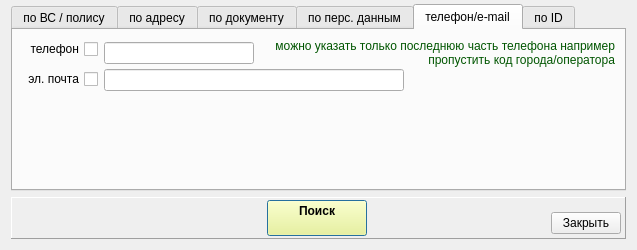
<?xml version="1.0" encoding="UTF-8"?>
<ui version="4.0">
 <class>finder_wnd</class>
 <widget class="QDialog" name="finder_wnd">
  <property name="geometry">
   <rect>
    <x>0</x>
    <y>0</y>
    <width>637</width>
    <height>250</height>
   </rect>
  </property>
  <property name="minimumSize">
   <size>
    <width>0</width>
    <height>250</height>
   </size>
  </property>
  <property name="windowTitle">
   <string>Поиск застрахованных</string>
  </property>
  <layout class="QVBoxLayout" name="verticalLayout" stretch="0,0">
   <property name="topMargin">
    <number>4</number>
   </property>
   <item>
    <widget class="QTabWidget" name="tabWidget">
     <property name="currentIndex">
      <number>4</number>
     </property>
     <widget class="QWidget" name="tab">
      <attribute name="title">
       <string>по ВС / полису</string>
      </attribute>
      <layout class="QFormLayout" name="formLayout">
       <property name="labelAlignment">
        <set>Qt::AlignRight|Qt::AlignTrailing|Qt::AlignVCenter</set>
       </property>
       <property name="formAlignment">
        <set>Qt::AlignRight|Qt::AlignTop|Qt::AlignTrailing</set>
       </property>
       <property name="verticalSpacing">
        <number>2</number>
       </property>
       <item row="0" column="0">
        <widget class="QCheckBox" name="ch_vs_num">
         <property name="layoutDirection">
          <enum>Qt::RightToLeft</enum>
         </property>
         <property name="text">
          <string>№ ВС</string>
         </property>
        </widget>
       </item>
       <item row="0" column="1">
        <widget class="QLineEdit" name="line_vs_num">
         <property name="maximumSize">
          <size>
           <width>100</width>
           <height>16777215</height>
          </size>
         </property>
        </widget>
       </item>
       <item row="1" column="0">
        <widget class="QCheckBox" name="ch_polis">
         <property name="layoutDirection">
          <enum>Qt::RightToLeft</enum>
         </property>
         <property name="text">
          <string>полис</string>
         </property>
        </widget>
       </item>
       <item row="1" column="1">
        <layout class="QHBoxLayout" name="horizontalLayout_4">
         <item>
          <widget class="QLineEdit" name="line_pol_ser">
           <property name="maximumSize">
            <size>
             <width>60</width>
             <height>16777215</height>
            </size>
           </property>
          </widget>
         </item>
         <item>
          <widget class="QLabel" name="label">
           <property name="text">
            <string>  №</string>
           </property>
          </widget>
         </item>
         <item>
          <widget class="QLineEdit" name="line_pol_num">
           <property name="maximumSize">
            <size>
             <width>120</width>
             <height>16777215</height>
            </size>
           </property>
          </widget>
         </item>
         <item>
          <spacer name="horizontalSpacer_3">
           <property name="orientation">
            <enum>Qt::Horizontal</enum>
           </property>
           <property name="sizeHint" stdset="0">
            <size>
             <width>40</width>
             <height>20</height>
            </size>
           </property>
          </spacer>
         </item>
        </layout>
       </item>
       <item row="2" column="0">
        <widget class="QCheckBox" name="ch_enp">
         <property name="layoutDirection">
          <enum>Qt::RightToLeft</enum>
         </property>
         <property name="text">
          <string>ЕНП</string>
         </property>
        </widget>
       </item>
       <item row="2" column="1">
        <widget class="QLineEdit" name="line_enp">
         <property name="maximumSize">
          <size>
           <width>150</width>
           <height>16777215</height>
          </size>
         </property>
        </widget>
       </item>
      </layout>
     </widget>
     <widget class="QWidget" name="tab_2">
      <attribute name="title">
       <string>по адресу</string>
      </attribute>
      <layout class="QFormLayout" name="formLayout_2">
       <property name="labelAlignment">
        <set>Qt::AlignRight|Qt::AlignTrailing|Qt::AlignVCenter</set>
       </property>
       <property name="verticalSpacing">
        <number>2</number>
       </property>
       <item row="1" column="0">
        <widget class="QLabel" name="lab_subj">
         <property name="font">
          <font>
           <weight>50</weight>
           <bold>false</bold>
          </font>
         </property>
         <property name="text">
          <string>регион :</string>
         </property>
         <property name="alignment">
          <set>Qt::AlignRight|Qt::AlignTrailing|Qt::AlignVCenter</set>
         </property>
        </widget>
       </item>
       <item row="1" column="1">
        <widget class="QComboBox" name="combo_subj">
         <property name="font">
          <font>
           <weight>50</weight>
           <bold>false</bold>
          </font>
         </property>
         <property name="editable">
          <bool>true</bool>
         </property>
         <property name="maxVisibleItems">
          <number>40</number>
         </property>
         <property name="insertPolicy">
          <enum>QComboBox::NoInsert</enum>
         </property>
        </widget>
       </item>
       <item row="2" column="0">
        <widget class="QLabel" name="lab_dstr">
         <property name="font">
          <font>
           <weight>50</weight>
           <bold>false</bold>
          </font>
         </property>
         <property name="text">
          <string>район :</string>
         </property>
         <property name="alignment">
          <set>Qt::AlignRight|Qt::AlignTrailing|Qt::AlignVCenter</set>
         </property>
        </widget>
       </item>
       <item row="2" column="1">
        <widget class="QComboBox" name="combo_dstr">
         <property name="font">
          <font>
           <weight>50</weight>
           <bold>false</bold>
          </font>
         </property>
         <property name="editable">
          <bool>true</bool>
         </property>
         <property name="maxVisibleItems">
          <number>40</number>
         </property>
         <property name="insertPolicy">
          <enum>QComboBox::NoInsert</enum>
         </property>
        </widget>
       </item>
       <item row="3" column="0">
        <widget class="QLabel" name="lab_city">
         <property name="font">
          <font>
           <weight>50</weight>
           <bold>false</bold>
          </font>
         </property>
         <property name="text">
          <string>город :</string>
         </property>
         <property name="alignment">
          <set>Qt::AlignRight|Qt::AlignTrailing|Qt::AlignVCenter</set>
         </property>
        </widget>
       </item>
       <item row="3" column="1">
        <widget class="QComboBox" name="combo_city">
         <property name="font">
          <font>
           <weight>50</weight>
           <bold>false</bold>
          </font>
         </property>
         <property name="editable">
          <bool>true</bool>
         </property>
         <property name="maxVisibleItems">
          <number>40</number>
         </property>
         <property name="insertPolicy">
          <enum>QComboBox::NoInsert</enum>
         </property>
        </widget>
       </item>
       <item row="4" column="0">
        <widget class="QLabel" name="lab_nasp">
         <property name="font">
          <font>
           <weight>50</weight>
           <bold>false</bold>
          </font>
         </property>
         <property name="text">
          <string>  нас.пункт :</string>
         </property>
         <property name="alignment">
          <set>Qt::AlignRight|Qt::AlignTrailing|Qt::AlignVCenter</set>
         </property>
        </widget>
       </item>
       <item row="4" column="1">
        <widget class="QComboBox" name="combo_nasp">
         <property name="font">
          <font>
           <weight>50</weight>
           <bold>false</bold>
          </font>
         </property>
         <property name="editable">
          <bool>true</bool>
         </property>
         <property name="maxVisibleItems">
          <number>40</number>
         </property>
         <property name="insertPolicy">
          <enum>QComboBox::NoInsert</enum>
         </property>
        </widget>
       </item>
       <item row="5" column="0">
        <widget class="QLabel" name="lab_strt">
         <property name="font">
          <font>
           <weight>50</weight>
           <bold>false</bold>
          </font>
         </property>
         <property name="text">
          <string>улица :</string>
         </property>
         <property name="alignment">
          <set>Qt::AlignRight|Qt::AlignTrailing|Qt::AlignVCenter</set>
         </property>
        </widget>
       </item>
       <item row="5" column="1">
        <widget class="QComboBox" name="combo_strt">
         <property name="font">
          <font>
           <weight>50</weight>
           <bold>false</bold>
          </font>
         </property>
         <property name="editable">
          <bool>true</bool>
         </property>
         <property name="maxVisibleItems">
          <number>40</number>
         </property>
         <property name="maxCount">
          <number>100000</number>
         </property>
         <property name="insertPolicy">
          <enum>QComboBox::NoInsert</enum>
         </property>
        </widget>
       </item>
       <item row="0" column="1">
        <layout class="QHBoxLayout" name="horizontalLayout_2">
         <property name="leftMargin">
          <number>2</number>
         </property>
         <property name="topMargin">
          <number>2</number>
         </property>
         <property name="rightMargin">
          <number>2</number>
         </property>
         <property name="bottomMargin">
          <number>2</number>
         </property>
         <item>
          <widget class="QCheckBox" name="ch_addr_reg">
           <property name="text">
            <string>адрес регистрации   </string>
           </property>
           <property name="checked">
            <bool>true</bool>
           </property>
          </widget>
         </item>
         <item>
          <widget class="QLabel" name="lab_dstr_2">
           <property name="font">
            <font>
             <pointsize>10</pointsize>
             <weight>75</weight>
             <bold>true</bold>
            </font>
           </property>
           <property name="text">
            <string>И   </string>
           </property>
           <property name="alignment">
            <set>Qt::AlignRight|Qt::AlignTrailing|Qt::AlignVCenter</set>
           </property>
          </widget>
         </item>
         <item>
          <widget class="QCheckBox" name="ch_addr_liv">
           <property name="text">
            <string>адрес проживания    </string>
           </property>
           <property name="checked">
            <bool>true</bool>
           </property>
          </widget>
         </item>
         <item>
          <spacer name="horizontalSpacer_5">
           <property name="orientation">
            <enum>Qt::Horizontal</enum>
           </property>
           <property name="sizeHint" stdset="0">
            <size>
             <width>40</width>
             <height>20</height>
            </size>
           </property>
          </spacer>
         </item>
        </layout>
       </item>
      </layout>
     </widget>
     <widget class="QWidget" name="tab_3">
      <property name="enabled">
       <bool>true</bool>
      </property>
      <attribute name="title">
       <string>по документу</string>
      </attribute>
      <layout class="QFormLayout" name="formLayout_3">
       <property name="fieldGrowthPolicy">
        <enum>QFormLayout::AllNonFixedFieldsGrow</enum>
       </property>
       <property name="labelAlignment">
        <set>Qt::AlignRight|Qt::AlignTrailing|Qt::AlignVCenter</set>
       </property>
       <property name="verticalSpacing">
        <number>2</number>
       </property>
       <item row="0" column="0">
        <widget class="QCheckBox" name="ch_doc_type">
         <property name="layoutDirection">
          <enum>Qt::RightToLeft</enum>
         </property>
         <property name="text">
          <string>тип</string>
         </property>
        </widget>
       </item>
       <item row="0" column="1">
        <widget class="QComboBox" name="combo_doc_type">
         <property name="minimumSize">
          <size>
           <width>350</width>
           <height>0</height>
          </size>
         </property>
         <property name="font">
          <font>
           <weight>50</weight>
           <bold>false</bold>
          </font>
         </property>
         <property name="maxVisibleItems">
          <number>40</number>
         </property>
         <property name="sizeAdjustPolicy">
          <enum>QComboBox::AdjustToContents</enum>
         </property>
        </widget>
       </item>
       <item row="1" column="0">
        <widget class="QCheckBox" name="ch_doc_sernum">
         <property name="layoutDirection">
          <enum>Qt::RightToLeft</enum>
         </property>
         <property name="text">
          <string>серия/номер</string>
         </property>
        </widget>
       </item>
       <item row="1" column="1">
        <layout class="QHBoxLayout" name="horizontalLayout_5" stretch="0,0,0,1">
         <item>
          <widget class="QLineEdit" name="line_doc_ser">
           <property name="minimumSize">
            <size>
             <width>60</width>
             <height>0</height>
            </size>
           </property>
           <property name="maximumSize">
            <size>
             <width>60</width>
             <height>16777215</height>
            </size>
           </property>
           <property name="font">
            <font>
             <weight>50</weight>
             <bold>false</bold>
            </font>
           </property>
          </widget>
         </item>
         <item>
          <widget class="QLabel" name="label_2">
           <property name="text">
            <string>  №</string>
           </property>
          </widget>
         </item>
         <item>
          <widget class="QLineEdit" name="line_doc_num">
           <property name="minimumSize">
            <size>
             <width>100</width>
             <height>0</height>
            </size>
           </property>
           <property name="maximumSize">
            <size>
             <width>150</width>
             <height>16777215</height>
            </size>
           </property>
           <property name="font">
            <font>
             <weight>50</weight>
             <bold>false</bold>
            </font>
           </property>
          </widget>
         </item>
         <item>
          <spacer name="horizontalSpacer_6">
           <property name="orientation">
            <enum>Qt::Horizontal</enum>
           </property>
           <property name="sizeHint" stdset="0">
            <size>
             <width>40</width>
             <height>20</height>
            </size>
           </property>
          </spacer>
         </item>
        </layout>
       </item>
       <item row="2" column="0">
        <widget class="QCheckBox" name="ch_doc_start">
         <property name="layoutDirection">
          <enum>Qt::RightToLeft</enum>
         </property>
         <property name="text">
          <string>дата выдачи</string>
         </property>
        </widget>
       </item>
       <item row="2" column="1">
        <widget class="QDateEdit" name="date_doc_start">
         <property name="minimumSize">
          <size>
           <width>85</width>
           <height>0</height>
          </size>
         </property>
         <property name="maximumSize">
          <size>
           <width>85</width>
           <height>16777215</height>
          </size>
         </property>
         <property name="font">
          <font>
           <weight>50</weight>
           <bold>false</bold>
          </font>
         </property>
         <property name="dateTime">
          <datetime>
           <hour>0</hour>
           <minute>0</minute>
           <second>0</second>
           <year>1900</year>
           <month>1</month>
           <day>1</day>
          </datetime>
         </property>
         <property name="maximumDate">
          <date>
           <year>2050</year>
           <month>1</month>
           <day>1</day>
          </date>
         </property>
         <property name="minimumDate">
          <date>
           <year>1900</year>
           <month>1</month>
           <day>1</day>
          </date>
         </property>
         <property name="currentSection">
          <enum>QDateTimeEdit::DaySection</enum>
         </property>
         <property name="calendarPopup">
          <bool>true</bool>
         </property>
         <property name="date">
          <date>
           <year>1900</year>
           <month>1</month>
           <day>1</day>
          </date>
         </property>
        </widget>
       </item>
       <item row="3" column="0">
        <widget class="QCheckBox" name="ch_doc_exp">
         <property name="layoutDirection">
          <enum>Qt::RightToLeft</enum>
         </property>
         <property name="text">
          <string>  срок действия</string>
         </property>
        </widget>
       </item>
       <item row="3" column="1">
        <widget class="QDateEdit" name="date_doc_exp">
         <property name="minimumSize">
          <size>
           <width>85</width>
           <height>0</height>
          </size>
         </property>
         <property name="maximumSize">
          <size>
           <width>85</width>
           <height>16777215</height>
          </size>
         </property>
         <property name="font">
          <font>
           <weight>50</weight>
           <bold>false</bold>
          </font>
         </property>
         <property name="dateTime">
          <datetime>
           <hour>0</hour>
           <minute>0</minute>
           <second>0</second>
           <year>1900</year>
           <month>1</month>
           <day>1</day>
          </datetime>
         </property>
         <property name="maximumDate">
          <date>
           <year>2050</year>
           <month>1</month>
           <day>1</day>
          </date>
         </property>
         <property name="minimumDate">
          <date>
           <year>1900</year>
           <month>1</month>
           <day>1</day>
          </date>
         </property>
         <property name="currentSection">
          <enum>QDateTimeEdit::DaySection</enum>
         </property>
         <property name="calendarPopup">
          <bool>true</bool>
         </property>
         <property name="date">
          <date>
           <year>1900</year>
           <month>1</month>
           <day>1</day>
          </date>
         </property>
        </widget>
       </item>
       <item row="4" column="0" colspan="2">
        <spacer name="verticalSpacer_3">
         <property name="orientation">
          <enum>Qt::Vertical</enum>
         </property>
         <property name="sizeHint" stdset="0">
          <size>
           <width>20</width>
           <height>40</height>
          </size>
         </property>
        </spacer>
       </item>
      </layout>
     </widget>
     <widget class="QWidget" name="tab_5">
      <attribute name="title">
       <string>по перс. данным</string>
      </attribute>
      <layout class="QFormLayout" name="formLayout_5">
       <property name="labelAlignment">
        <set>Qt::AlignRight|Qt::AlignTrailing|Qt::AlignVCenter</set>
       </property>
       <property name="verticalSpacing">
        <number>2</number>
       </property>
       <item row="0" column="0">
        <widget class="QCheckBox" name="ch_age">
         <property name="minimumSize">
          <size>
           <width>0</width>
           <height>26</height>
          </size>
         </property>
         <property name="layoutDirection">
          <enum>Qt::RightToLeft</enum>
         </property>
         <property name="text">
          <string>возраст</string>
         </property>
        </widget>
       </item>
       <item row="1" column="0">
        <widget class="QCheckBox" name="ch_sex">
         <property name="minimumSize">
          <size>
           <width>0</width>
           <height>26</height>
          </size>
         </property>
         <property name="layoutDirection">
          <enum>Qt::RightToLeft</enum>
         </property>
         <property name="text">
          <string>пол</string>
         </property>
        </widget>
       </item>
       <item row="1" column="1">
        <widget class="QFrame" name="pan_sex_categ">
         <property name="frameShape">
          <enum>QFrame::Panel</enum>
         </property>
         <property name="frameShadow">
          <enum>QFrame::Raised</enum>
         </property>
         <layout class="QHBoxLayout" name="horizontalLayout_6">
          <property name="spacing">
           <number>10</number>
          </property>
          <property name="leftMargin">
           <number>10</number>
          </property>
          <property name="topMargin">
           <number>2</number>
          </property>
          <property name="rightMargin">
           <number>2</number>
          </property>
          <property name="bottomMargin">
           <number>2</number>
          </property>
          <item>
           <widget class="QRadioButton" name="rb_sex1">
            <property name="text">
             <string>мужчины   </string>
            </property>
           </widget>
          </item>
          <item>
           <widget class="QRadioButton" name="rb_sex2">
            <property name="text">
             <string>женщины</string>
            </property>
           </widget>
          </item>
          <item>
           <spacer name="horizontalSpacer_7">
            <property name="orientation">
             <enum>Qt::Horizontal</enum>
            </property>
            <property name="sizeHint" stdset="0">
             <size>
              <width>40</width>
              <height>20</height>
             </size>
            </property>
           </spacer>
          </item>
         </layout>
        </widget>
       </item>
       <item row="0" column="1">
        <widget class="QFrame" name="pan_age_categ">
         <property name="frameShape">
          <enum>QFrame::Panel</enum>
         </property>
         <property name="frameShadow">
          <enum>QFrame::Raised</enum>
         </property>
         <layout class="QHBoxLayout" name="pan_age">
          <property name="leftMargin">
           <number>10</number>
          </property>
          <property name="topMargin">
           <number>2</number>
          </property>
          <property name="rightMargin">
           <number>2</number>
          </property>
          <property name="bottomMargin">
           <number>2</number>
          </property>
          <item>
           <widget class="QRadioButton" name="rb_age1">
            <property name="text">
             <string>дети   </string>
            </property>
           </widget>
          </item>
          <item>
           <widget class="QRadioButton" name="rb_age2">
            <property name="text">
             <string>взрослые</string>
            </property>
           </widget>
          </item>
          <item>
           <spacer name="horizontalSpacer_4">
            <property name="orientation">
             <enum>Qt::Horizontal</enum>
            </property>
            <property name="sizeHint" stdset="0">
             <size>
              <width>40</width>
              <height>20</height>
             </size>
            </property>
           </spacer>
          </item>
         </layout>
        </widget>
       </item>
      </layout>
     </widget>
     <widget class="QWidget" name="tab_6">
      <attribute name="title">
       <string>телефон/e-mail</string>
      </attribute>
      <layout class="QFormLayout" name="formLayout_6">
       <property name="labelAlignment">
        <set>Qt::AlignRight|Qt::AlignTrailing|Qt::AlignVCenter</set>
       </property>
       <property name="formAlignment">
        <set>Qt::AlignLeading|Qt::AlignLeft|Qt::AlignTop</set>
       </property>
       <property name="verticalSpacing">
        <number>2</number>
       </property>
       <item row="0" column="0">
        <widget class="QCheckBox" name="ch_phone">
         <property name="layoutDirection">
          <enum>Qt::RightToLeft</enum>
         </property>
         <property name="text">
          <string>телефон</string>
         </property>
        </widget>
       </item>
       <item row="0" column="1">
        <layout class="QHBoxLayout" name="horizontalLayout_3">
         <item>
          <widget class="QLineEdit" name="line_phone">
           <property name="maximumSize">
            <size>
             <width>150</width>
             <height>16777215</height>
            </size>
           </property>
          </widget>
         </item>
         <item>
          <widget class="QLabel" name="label_3">
           <property name="palette">
            <palette>
             <active>
              <colorrole role="WindowText">
               <brush brushstyle="SolidPattern">
                <color alpha="255">
                 <red>0</red>
                 <green>85</green>
                 <blue>0</blue>
                </color>
               </brush>
              </colorrole>
             </active>
             <inactive>
              <colorrole role="WindowText">
               <brush brushstyle="SolidPattern">
                <color alpha="255">
                 <red>0</red>
                 <green>85</green>
                 <blue>0</blue>
                </color>
               </brush>
              </colorrole>
             </inactive>
             <disabled>
              <colorrole role="WindowText">
               <brush brushstyle="SolidPattern">
                <color alpha="255">
                 <red>106</red>
                 <green>104</green>
                 <blue>100</blue>
                </color>
               </brush>
              </colorrole>
             </disabled>
            </palette>
           </property>
           <property name="text">
            <string>можно указать только последнюю часть телефона например 
 пропустить код города/оператора</string>
           </property>
           <property name="alignment">
            <set>Qt::AlignRight|Qt::AlignTrailing|Qt::AlignVCenter</set>
           </property>
          </widget>
         </item>
        </layout>
       </item>
       <item row="1" column="0">
        <widget class="QCheckBox" name="ch_email">
         <property name="layoutDirection">
          <enum>Qt::RightToLeft</enum>
         </property>
         <property name="text">
          <string>эл. почта</string>
         </property>
        </widget>
       </item>
       <item row="1" column="1">
        <widget class="QLineEdit" name="line_email">
         <property name="maximumSize">
          <size>
           <width>300</width>
           <height>16777215</height>
          </size>
         </property>
        </widget>
       </item>
       <item row="2" column="0">
        <spacer name="verticalSpacer_2">
         <property name="orientation">
          <enum>Qt::Vertical</enum>
         </property>
         <property name="sizeHint" stdset="0">
          <size>
           <width>20</width>
           <height>40</height>
          </size>
         </property>
        </spacer>
       </item>
      </layout>
     </widget>
     <widget class="QWidget" name="tab_4">
      <attribute name="title">
       <string>по ID</string>
      </attribute>
      <layout class="QFormLayout" name="formLayout_4">
       <property name="labelAlignment">
        <set>Qt::AlignRight|Qt::AlignTrailing|Qt::AlignVCenter</set>
       </property>
       <property name="formAlignment">
        <set>Qt::AlignLeading|Qt::AlignLeft|Qt::AlignTop</set>
       </property>
       <item row="0" column="0">
        <widget class="QCheckBox" name="ch_id_person">
         <property name="layoutDirection">
          <enum>Qt::RightToLeft</enum>
         </property>
         <property name="text">
          <string>ID_PERSON</string>
         </property>
        </widget>
       </item>
       <item row="1" column="0">
        <widget class="QCheckBox" name="ch_id_polis">
         <property name="layoutDirection">
          <enum>Qt::RightToLeft</enum>
         </property>
         <property name="text">
          <string>ID_POLIS</string>
         </property>
        </widget>
       </item>
       <item row="2" column="0">
        <widget class="QCheckBox" name="ch_id_event">
         <property name="layoutDirection">
          <enum>Qt::RightToLeft</enum>
         </property>
         <property name="text">
          <string>ID_EVENT</string>
         </property>
        </widget>
       </item>
       <item row="0" column="1">
        <widget class="QLineEdit" name="line_id_person"/>
       </item>
       <item row="1" column="1">
        <widget class="QLineEdit" name="line_id_polis"/>
       </item>
       <item row="2" column="1">
        <widget class="QLineEdit" name="line_id_event"/>
       </item>
       <item row="3" column="0">
        <widget class="QCheckBox" name="ch_id_vizit">
         <property name="layoutDirection">
          <enum>Qt::RightToLeft</enum>
         </property>
         <property name="text">
          <string>ID_VIZIT</string>
         </property>
        </widget>
       </item>
       <item row="3" column="1">
        <widget class="QLineEdit" name="line_id_vizit"/>
       </item>
      </layout>
     </widget>
    </widget>
   </item>
   <item>
    <widget class="QFrame" name="frame">
     <property name="frameShape">
      <enum>QFrame::Panel</enum>
     </property>
     <property name="frameShadow">
      <enum>QFrame::Raised</enum>
     </property>
     <layout class="QHBoxLayout" name="horizontalLayout">
      <property name="spacing">
       <number>2</number>
      </property>
      <property name="leftMargin">
       <number>2</number>
      </property>
      <property name="topMargin">
       <number>2</number>
      </property>
      <property name="rightMargin">
       <number>2</number>
      </property>
      <property name="bottomMargin">
       <number>2</number>
      </property>
      <item>
       <widget class="QFrame" name="frame_2">
        <property name="minimumSize">
         <size>
          <width>70</width>
          <height>0</height>
         </size>
        </property>
        <property name="maximumSize">
         <size>
          <width>70</width>
          <height>16777215</height>
         </size>
        </property>
        <property name="frameShape">
         <enum>QFrame::NoFrame</enum>
        </property>
        <property name="frameShadow">
         <enum>QFrame::Raised</enum>
        </property>
       </widget>
      </item>
      <item>
       <spacer name="horizontalSpacer">
        <property name="orientation">
         <enum>Qt::Horizontal</enum>
        </property>
        <property name="sizeHint" stdset="0">
         <size>
          <width>114</width>
          <height>20</height>
         </size>
        </property>
       </spacer>
      </item>
      <item>
       <widget class="QPushButton" name="bn_find">
        <property name="minimumSize">
         <size>
          <width>100</width>
          <height>0</height>
         </size>
        </property>
        <property name="palette">
         <palette>
          <active>
           <colorrole role="Button">
            <brush brushstyle="SolidPattern">
             <color alpha="255">
              <red>255</red>
              <green>255</green>
              <blue>127</blue>
             </color>
            </brush>
           </colorrole>
          </active>
          <inactive>
           <colorrole role="Button">
            <brush brushstyle="SolidPattern">
             <color alpha="255">
              <red>255</red>
              <green>255</green>
              <blue>127</blue>
             </color>
            </brush>
           </colorrole>
          </inactive>
          <disabled>
           <colorrole role="Button">
            <brush brushstyle="SolidPattern">
             <color alpha="255">
              <red>255</red>
              <green>255</green>
              <blue>127</blue>
             </color>
            </brush>
           </colorrole>
          </disabled>
         </palette>
        </property>
        <property name="font">
         <font>
          <weight>75</weight>
          <bold>true</bold>
         </font>
        </property>
        <property name="text">
         <string>Поиск
</string>
        </property>
       </widget>
      </item>
      <item>
       <spacer name="horizontalSpacer_2">
        <property name="orientation">
         <enum>Qt::Horizontal</enum>
        </property>
        <property name="sizeHint" stdset="0">
         <size>
          <width>114</width>
          <height>20</height>
         </size>
        </property>
       </spacer>
      </item>
      <item>
       <layout class="QVBoxLayout" name="verticalLayout_2">
        <property name="leftMargin">
         <number>2</number>
        </property>
        <property name="topMargin">
         <number>2</number>
        </property>
        <property name="rightMargin">
         <number>2</number>
        </property>
        <property name="bottomMargin">
         <number>2</number>
        </property>
        <item>
         <spacer name="verticalSpacer">
          <property name="orientation">
           <enum>Qt::Vertical</enum>
          </property>
          <property name="sizeHint" stdset="0">
           <size>
            <width>2</width>
            <height>2</height>
           </size>
          </property>
         </spacer>
        </item>
        <item>
         <widget class="QPushButton" name="bn_close">
          <property name="minimumSize">
           <size>
            <width>70</width>
            <height>0</height>
           </size>
          </property>
          <property name="maximumSize">
           <size>
            <width>70</width>
            <height>16777215</height>
           </size>
          </property>
          <property name="text">
           <string>Закрыть</string>
          </property>
         </widget>
        </item>
       </layout>
      </item>
     </layout>
    </widget>
   </item>
  </layout>
 </widget>
 <tabstops>
  <tabstop>tabWidget</tabstop>
  <tabstop>ch_vs_num</tabstop>
  <tabstop>line_vs_num</tabstop>
  <tabstop>ch_polis</tabstop>
  <tabstop>line_pol_ser</tabstop>
  <tabstop>line_pol_num</tabstop>
  <tabstop>ch_enp</tabstop>
  <tabstop>line_enp</tabstop>
  <tabstop>combo_subj</tabstop>
  <tabstop>combo_dstr</tabstop>
  <tabstop>combo_city</tabstop>
  <tabstop>combo_nasp</tabstop>
  <tabstop>combo_strt</tabstop>
  <tabstop>ch_doc_type</tabstop>
  <tabstop>combo_doc_type</tabstop>
  <tabstop>bn_find</tabstop>
  <tabstop>bn_close</tabstop>
 </tabstops>
 <resources/>
 <connections/>
</ui>
